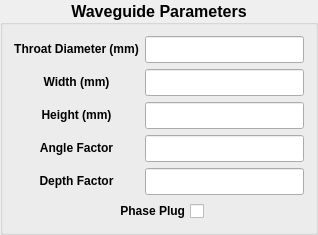
     <widget class="QGroupBox" name="groupBox">
      <property name="sizePolicy">
       <sizepolicy hsizetype="Preferred" vsizetype="MinimumExpanding">
        <horstretch>0</horstretch>
        <verstretch>0</verstretch>
       </sizepolicy>
      </property>
      <property name="minimumSize">
       <size>
        <width>0</width>
        <height>0</height>
       </size>
      </property>
      <property name="sizeIncrement">
       <size>
        <width>0</width>
        <height>0</height>
       </size>
      </property>
      <property name="font">
       <font>
        <pointsize>12</pointsize>
        <weight>75</weight>
        <bold>true</bold>
       </font>
      </property>
      <property name="focusPolicy">
       <enum>Qt::NoFocus</enum>
      </property>
      <property name="title">
       <string>Waveguide Parameters</string>
      </property>
      <property name="alignment">
       <set>Qt::AlignCenter</set>
      </property>
      <layout class="QGridLayout" name="gridLayout">
       <item row="1" column="0">
        <widget class="QLabel" name="label_2">
         <property name="text">
          <string>&lt;html&gt;&lt;head/&gt;&lt;body&gt;&lt;p align=&quot;center&quot;&gt;&lt;span style=&quot; font-size:9pt; font-weight:600;&quot;&gt;Width (mm)&lt;/span&gt;&lt;/p&gt;&lt;/body&gt;&lt;/html&gt;</string>
         </property>
        </widget>
       </item>
       <item row="4" column="0">
        <widget class="QLabel" name="label_5">
         <property name="text">
          <string>&lt;html&gt;&lt;head/&gt;&lt;body&gt;&lt;p align=&quot;center&quot;&gt;&lt;span style=&quot; font-size:9pt; font-weight:600;&quot;&gt;Depth Factor&lt;/span&gt;&lt;/p&gt;&lt;/body&gt;&lt;/html&gt;</string>
         </property>
        </widget>
       </item>
       <item row="0" column="1">
        <widget class="QLineEdit" name="lineEdit_throat_diameter">
         <property name="toolTip">
          <string>Enter throat diameter</string>
         </property>
        </widget>
       </item>
       <item row="3" column="1">
        <widget class="QLineEdit" name="lineEdit_angle_factor">
         <property name="toolTip">
          <string>&lt;html&gt;&lt;head/&gt;&lt;body&gt;&lt;p&gt;Enter angle factor &lt;/p&gt;&lt;p&gt;Play with this value to get your desired coverage angle&lt;/p&gt;&lt;/body&gt;&lt;/html&gt;</string>
         </property>
        </widget>
       </item>
       <item row="3" column="0">
        <widget class="QLabel" name="label_4">
         <property name="text">
          <string>&lt;html&gt;&lt;head/&gt;&lt;body&gt;&lt;p align=&quot;center&quot;&gt;&lt;span style=&quot; font-size:9pt; font-weight:600;&quot;&gt;Angle Factor&lt;/span&gt;&lt;/p&gt;&lt;/body&gt;&lt;/html&gt;</string>
         </property>
        </widget>
       </item>
       <item row="2" column="1">
        <widget class="QLineEdit" name="lineEdit_height">
         <property name="toolTip">
          <string>Enter height of waveguide, if circular enter the same value as Width</string>
         </property>
        </widget>
       </item>
       <item row="1" column="1">
        <widget class="QLineEdit" name="lineEdit_width">
         <property name="toolTip">
          <string>Enter width of waveguide</string>
         </property>
        </widget>
       </item>
       <item row="0" column="0">
        <widget class="QLabel" name="label">
         <property name="font">
          <font>
           <pointsize>13</pointsize>
          </font>
         </property>
         <property name="text">
          <string>&lt;html&gt;&lt;head/&gt;&lt;body&gt;&lt;p align=&quot;center&quot;&gt;&lt;span style=&quot; font-size:9pt; font-weight:600;&quot;&gt;Throat Diameter (mm)&lt;/span&gt;&lt;/p&gt;&lt;/body&gt;&lt;/html&gt;</string>
         </property>
        </widget>
       </item>
       <item row="2" column="0">
        <widget class="QLabel" name="label_3">
         <property name="text">
          <string>&lt;html&gt;&lt;head/&gt;&lt;body&gt;&lt;p align=&quot;center&quot;&gt;&lt;span style=&quot; font-size:9pt; font-weight:600;&quot;&gt;Height (mm)&lt;/span&gt;&lt;/p&gt;&lt;/body&gt;&lt;/html&gt;</string>
         </property>
        </widget>
       </item>
       <item row="4" column="1">
        <widget class="QLineEdit" name="lineEdit_depth_factor">
         <property name="toolTip">
          <string>&lt;html&gt;&lt;head/&gt;&lt;body&gt;&lt;p&gt;Enter depth factor&lt;/p&gt;&lt;p&gt;Play with this value to get your desired depth. &lt;/p&gt;&lt;p&gt;(Target depth factor must be greater than 2)&lt;/p&gt;&lt;/body&gt;&lt;/html&gt;</string>
         </property>
        </widget>
       </item>
       <item row="5" column="0" colspan="2" alignment="Qt::AlignHCenter|Qt::AlignVCenter">
        <widget class="QCheckBox" name="checkBox_phaseplug">
         <property name="font">
          <font>
           <pointsize>9</pointsize>
           <weight>75</weight>
           <bold>true</bold>
          </font>
         </property>
         <property name="layoutDirection">
          <enum>Qt::RightToLeft</enum>
         </property>
         <property name="text">
          <string>Phase Plug</string>
         </property>
        </widget>
       </item>
      </layout>
     </widget>
